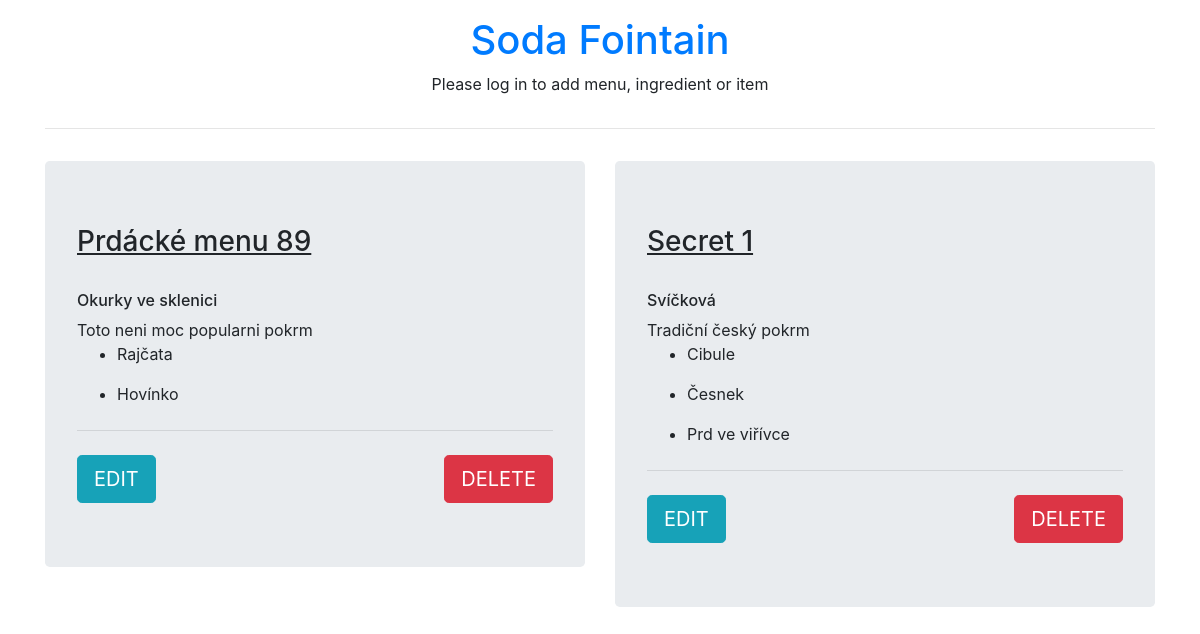
Before: / with the older database file.
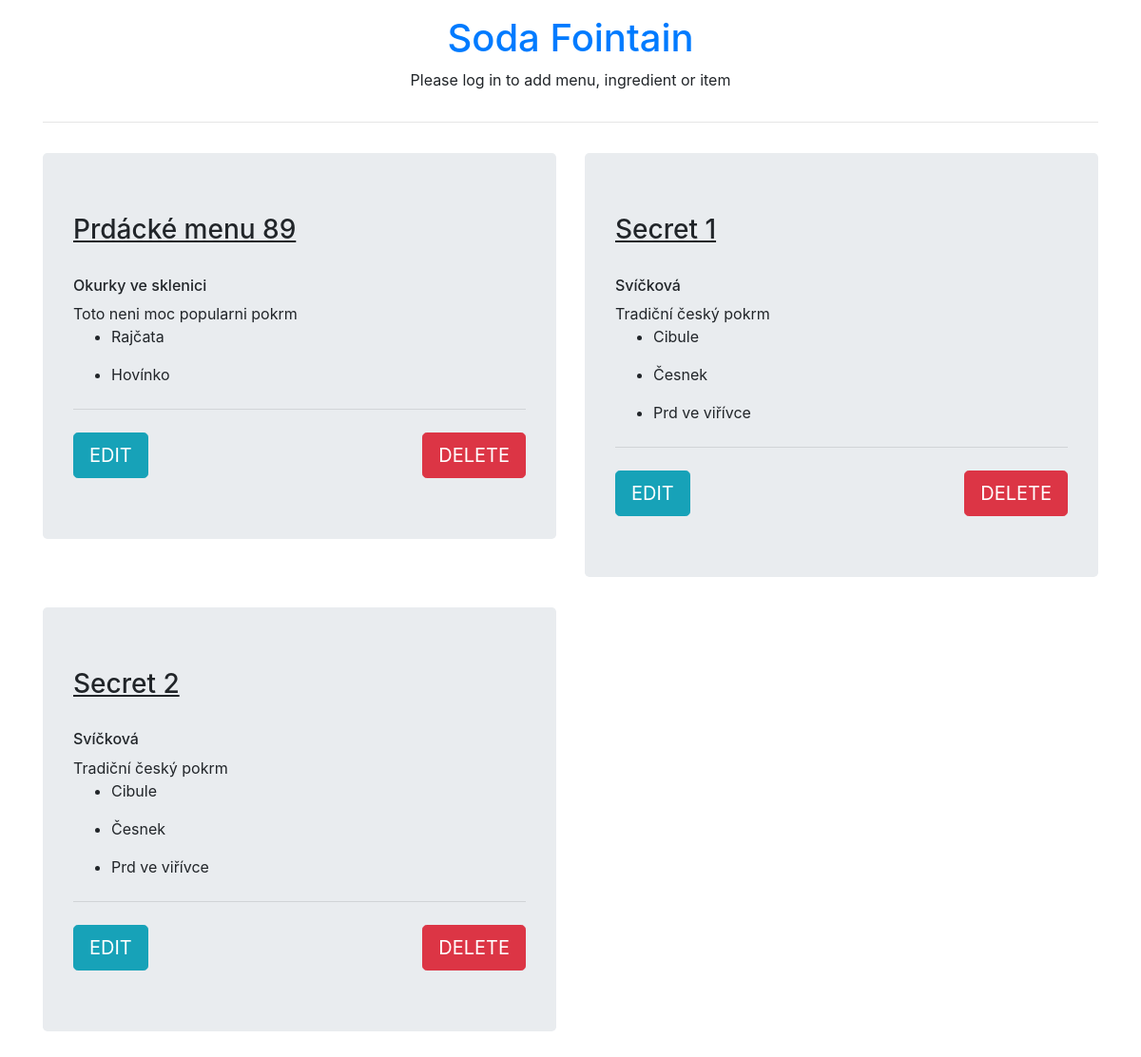
After: the same page with the newer database file.
### menu/models.py (models this page shows, shortened)
class Menu(models.Model):
    season = models.CharField(max_length=20)
    created_date = models.DateTimeField(default=timezone.now)
    expiration_date = models.DateTimeField()
    items = models.ManyToManyField('Item')

class Item(models.Model):
    name = models.CharField(max_length=100)
    description = models.TextField()
    created_date = models.DateTimeField(default=timezone.now)
    standard = models.BooleanField(default=False)
    ingredients = models.ManyToManyField('Ingredient')
    def __str__(self):
        return self.name

class Ingredient(models.Model):
    name = models.CharField(max_length=200)
    def __str__(self):
        return self.name

### menu/views.py (the view)
# urls.py: path('', views.menu_view, name='index'),
def menu_view(request):
    menus = models.Menu.objects.all()
    return render(request, 'menu_list.html', {'menus': menus})

### menu/templates/menu/menu_list.html
{% extends "menu/layout.html" %}
{% block content %}
<div class="row">
    {% for menu in menus %}
        <div class="col-6">
            <div class="jumbotron">
              <h3><u>{{ menu.season }}</u></h3><br />
              {% for item in menu.items.all %}
                  <h6>{{ item }}</h6>
                  <h8>{{ item.description }}</h8><br />
                  {% for ingredient in item.ingredients.all %}
                    <ul>
                        <li>{{ ingredient }}</li>
                    </ul>
                  {% endfor %}
              <hr class="my-4">
              {% endfor %}
              <div class="row">
                  <div class='col'>
                      <a class="btn btn-info btn-lg" href="{% url 'menu:edit' pk=menu.pk %}" role="button">EDIT</a>
                  </div>
                  <div class='col'>
                      <a class="btn btn-danger btn-lg float-right" href="{% url 'menu:delete' pk=menu.pk %}" role="button">DELETE</a>
                  </div>
              </div>
            </div>
        </div>
    {% endfor %}
</div>
{% endblock %}

### menu/templates/menu/layout.html (shortened to what this page needs)
<html>
    <head>
        <link rel="stylesheet" href="https://stackpath.bootstrapcdn.com/bootstrap/4.1.0/css/bootstrap.min.css">
    </head>
    <body>
        <div class="container">
            <div class="row justify-content-center mt-3">
                <a href="{% url 'menu:index' %}"><h1>Soda Fointain</h1></a>
            </div>
            <div class="row justify-content-center mb-2">
                {% if user.is_authenticated %}
                    <a class="btn btn-primary m-2" href="{% url 'menu:create_new_menu' %}" role="button">Add menu</a>
                    <a class="btn btn-primary m-2" href="{% url 'menu:add_ingredient' %}" role="button">Add ingredient</a>
                    <a class="btn btn-primary m-2" href="{% url 'menu:add_item' %}" role="button">Add item</a>
                {% else %}
                    <p>Please log in to add menu, ingredient or item</p>
                {% endif %}
            </div>
            <hr class="p-2"/>
            {% block content %}{% endblock %}
        </div>
    </body>
</html>

Changed rows visible on the page:
added Menu: season "Secret 2", Item (name "Svíčková", description "Tradiční český pokrm"), Ingredient (name "Cibule"), Ingredient (name "Česnek"), Ingredient (name "Prd ve viřívce")
